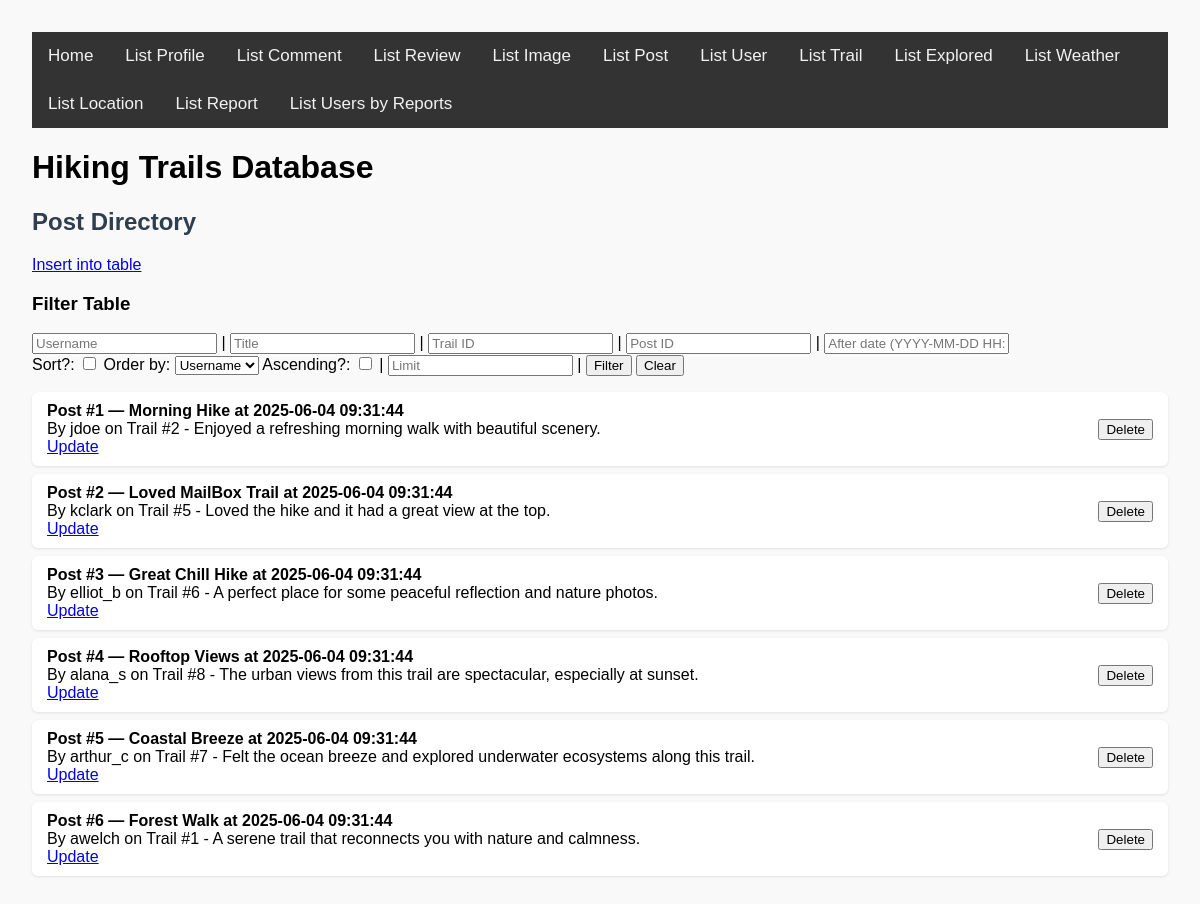
Before: /list_post.php with the older database file.
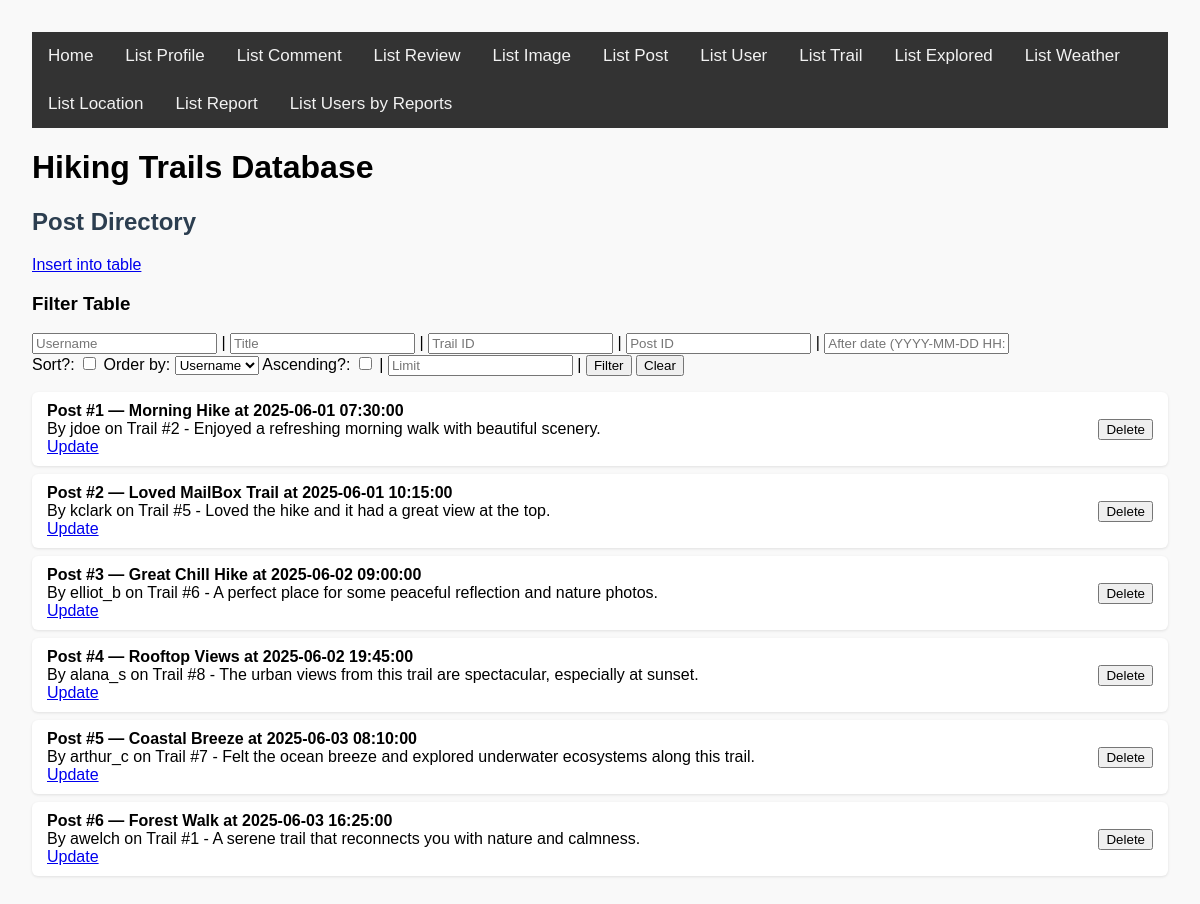
After: the same page with the newer database file.
### tables this page shows
CREATE TABLE `post` (
  `PostID` int(11) NOT NULL AUTO_INCREMENT PRIMARY KEY,
  `Username` varchar(64) NOT NULL,
  `TrailID` int(11) NOT NULL,
  `Description` varchar(255) NOT NULL,
  `PostDate` datetime NOT NULL DEFAULT CURRENT_TIMESTAMP,
  `Title` varchar(32) NOT NULL,
  FOREIGN KEY (`Username`) REFERENCES `profile`(`Username`) ON DELETE CASCADE,
  FOREIGN KEY (`TrailID`) REFERENCES `trail`(`TrailID`) ON DELETE CASCADE
);

### list_post.php (the view, shortened to what this page needs)
<?php
require_once 'render.php';
?>
<!DOCTYPE html>
<html lang="en">
<head>
    <link rel="stylesheet" href="base.css">
</head>
<body>
<?php require_once 'header.inc.php'; ?>
<div>
    <h2>Post Directory</h2>
    <a href="./insert.php?table=post">Insert into table</a>
    <h3>Filter Table</h3>
    <form method="GET" action="list_post.php">
    <input type="text" name="username" placeholder="Username" value="<?= htmlspecialchars($_GET['username'] ?? '') ?>">
    |
    <input type="text" name="title" placeholder="Title" value="<?= htmlspecialchars($_GET['title'] ?? '') ?>">
    |
    <input type="number" name="trail_id" placeholder="Trail ID" value="<?= htmlspecialchars($_GET['trail_id'] ?? '') ?>">
    |
    <input type="number" name="post_id" placeholder="Post ID" value="<?= htmlspecialchars($_GET['post_id'] ?? '') ?>">
    |
    <input type="text" name="after" pattern = "\d{4}-\d{2}-\d{2} \d{2}:\d{2}:\d{2}" placeholder="After date (YYYY-MM-DD HH:MM:SS)" value="<?= htmlspecialchars($_GET['after'] ?? '') ?>">
    <br>
    <label for="do_sort">Sort?:</label>
    <input type="checkbox" name="do_sort" <?= (isset($_GET['do_sort']) ? 'checked' : '') ?> />
    <label for="order_by">Order by:</label>
    <select name="order_by">">
        <option value="Username" <?= ($_GET['order_by'] ?? '') === "Username" ? 'selected' : '' ?>>Username</option>
    </select>
    <label for="order">Ascending?:</label>
    <input type="checkbox" name="order" <?= (isset($_GET['order']) ? 'checked' : '') ?> />
    |
    <input type="number" placeholder="Limit" name="limit" value="<?= htmlspecialchars($_GET['limit'] ?? '') ?>" />
    |
    <button type="submit">Filter</button>
    <button type="reset" onclick="window.location.href='list_post.php';">Clear</button>
</form>
    <?php
    $conn = new mysqli($servername, $username, $password, $database, $port);
    $order = isset($_GET['order']) ? 'ASC' : 'DESC';
    $sort = isset($_GET['do_sort']) ? " ORDER BY {$_GET['order_by']} $order" : '';
    $limit = (($_GET['limit'] ?? '') !== '') ? " LIMIT {$_GET['limit']}" : '';
    $sql = "SELECT PostID, UserName, TrailID, Title, Description, PostDate FROM post WHERE 1=1";
    $sql .= $sort . $limit;
    $stmt = $conn->prepare($sql);
    $stmt->execute();
    $post_id = $username = $trail_id = $title = null;
    render_rows(
        $stmt,
        function ($post_id, $username, $trail_id, $title, $description, $post_date) {
            $content = get_row_title("Post #$post_id — $title at $post_date") . "<br>" .
                       get_row_sub("By $username on Trail #$trail_id - $description");
            $edit_link = "<a href='update_post.php?postid=$post_id' class='edit-link'>Update</a>";
            return $content . "<br>" . $edit_link;
        },
        "PostID",
        "post",
        false,
        $post_id, $username, $trail_id, $title, $description, $post_date
    );
    ?>
</div>
</body>
</html>

### header.inc.php (shortened to what this page needs)
<div class="topnav">
    <a href="index.php">Home</a>
    <a href="list_profile.php">List Profile</a>
    <a href="list_comment.php">List Comment</a>
    <a href="list_review.php">List Review</a>
    <a href="list_image.php">List Image</a>
    <a href="list_post.php">List Post</a>
    <a href="list_user.php">List User</a>
    <a href="list_trail.php">List Trail</a>
    <a href="list_explored.php">List Explored</a>
    <a href="list_weather.php">List Weather</a>
    <a href="list_location.php">List Location</a>
    <a href="list_report.php">List Report</a>
    <a href="account_reports.php">List Users by Reports</a>
</div></div>
<h1>Hiking Trails Database</h1>

### render.php (shortened to what this page needs)
<?php
function render_rows(
    mysqli_stmt $stmt,
    callable $get_row_func,
    string $primary_key_column,
    string $table_name,
    bool $is_composite = false,
    &$bound_var,
    &...$bound_vars
): void {
    $stmt->execute();
    $stmt->bind_result($bound_var, ...$bound_vars);
    $rows = [];
    while ($stmt->fetch()) {
        $row = [$bound_var];
        foreach ($bound_vars as $var) {
            $row[] = $var;
        }
        $rows[] = $row;
    }
    echo "<ul class='row-list'>";
    foreach ($rows as $row_data) {
        $clean_var = htmlspecialchars($row_data[0]);
        $form_fields = "";
        $row_id = $clean_var;
        echo "<li style='display: flex; justify-content: space-between; align-items: center; flex-direction: row;'>
            <div>" . $get_row_func(...$row_data) . "</div>";
        if (!empty($primary_key_column)) {
            echo "<form method='POST' style='margin-left: 1em;' onsubmit=\"return confirm('Delete this row?');\">
                <input type='hidden' name='row_id' value='" . $row_id . "'>
                <input type='hidden' name='table' value='" . $table_name . "'>
                $form_fields
                <button type='submit' class='delete-btn'>Delete</button>
            </form>";
        }
        echo "</li>";
    }
    echo "</ul>";
}
function get_row_title(string $column_data): string {
    return "<strong>" . $column_data . "</strong>";
}
function get_row_sub(string $column_data): string {
    return  $column_data;
}
?>

### base.css (style rules this page uses)
.topnav { background-color: #333; overflow: hidden; }
.topnav a { float: left; color: #f2f2f2; text-align: center; padding: 14px 16px; text-decoration: none; font-size: 17px; }
body { font-family: Arial, sans-serif; margin: 2em; background-color: #f9f9f9; }
h2 { color: #2c3e50; }
ul.row-list { list-style: none; padding: 0; }
ul.row-list li, .insert-input-div { background: #ffffff; padding: 10px 15px; margin: 8px 0; border-radius: 6px; box-shadow: 0 1px 3px rgba(0, 0, 0, 0.1); }

Changed rows visible on the page:
changed post (number 1 of 6 on the later page): column_data "Post #1 — Morning Hike at 2025-06-04 09:31:44" → "Post #1 — Morning Hike at 2025-06-01 07:30:00"
changed post (number 2 of 6 on the later page): column_data "Post #2 — Loved MailBox Trail at 2025-06-04 09:31:44" → "Post #2 — Loved MailBox Trail at 2025-06-01 10:15:00"
changed post (number 3 of 6 on the later page): column_data "Post #3 — Great Chill Hike at 2025-06-04 09:31:44" → "Post #3 — Great Chill Hike at 2025-06-02 09:00:00"
changed post (number 4 of 6 on the later page): column_data "Post #4 — Rooftop Views at 2025-06-04 09:31:44" → "Post #4 — Rooftop Views at 2025-06-02 19:45:00"
changed post (number 5 of 6 on the later page): column_data "Post #5 — Coastal Breeze at 2025-06-04 09:31:44" → "Post #5 — Coastal Breeze at 2025-06-03 08:10:00"
changed post (number 6 of 6 on the later page): column_data "Post #6 — Forest Walk at 2025-06-04 09:31:44" → "Post #6 — Forest Walk at 2025-06-03 16:25:00"
